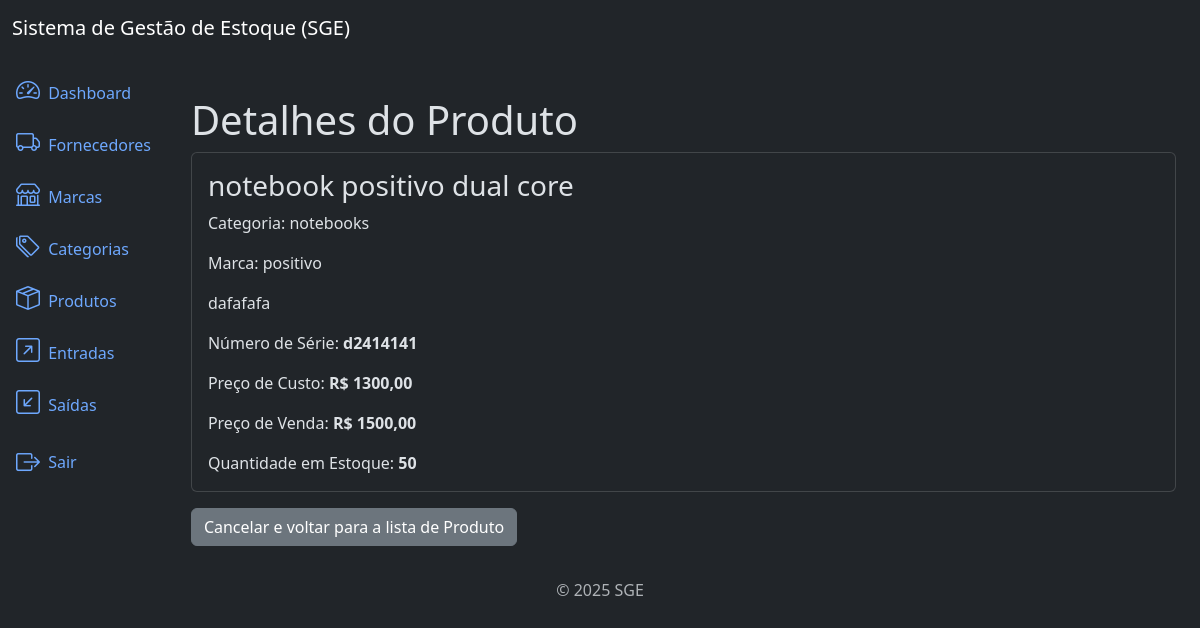
Screenshot of /products/3/detail/ (signed in) with the database file from the repository.
### products/models.py (models this page shows, shortened)
class Product (models.Model):
    title = models.CharField(max_length=500)
    category = models.ForeignKey(Category, on_delete=models.PROTECT, related_name='products')
    brand = models.ForeignKey(Brand, on_delete=models.PROTECT, related_name='products')
    description = models.TextField(null=True, blank=True)
    serie_number = models.CharField(max_length=200, null=True, blank=True)
    cost_price = models.DecimalField(max_digits=20, decimal_places=2)
    selling_price = models.DecimalField(max_digits=20, decimal_places=2)
    quantity = models.IntegerField(default=0)
    created_at = models.DateTimeField(auto_now_add=True)
    updated_at = models.DateTimeField(auto_now=True)
    class Meta:
         ordering = ['title']

### categories/models.py (models this page shows)
class Category(models.Model):
    name = models.CharField(max_length=500)
    description = models.TextField(null=True, blank=True)
    created_at = models.DateTimeField(auto_now_add=True)
    updated_at =  models.DateTimeField(auto_now=True)
    class Meta:
        ordering = ['name']
    def __str__(self):
        return self.name

### brands/models.py (models this page shows)
class Brand(models.Model):
    name = models.CharField(max_length=500)
    description = models.TextField(null=True, blank=True)
    created_at = models.DateTimeField(auto_now_add=True)
    updated_at =  models.DateTimeField(auto_now=True)
    class Meta:
        ordering = ['name','id']
    def __str__(self):
        return self.name

### products/views.py (the view)
# urls.py: path('products/<int:pk>/detail/', views.ProductDetailView.as_view(), name='product_detail'),
class ProductDetailView(LoginRequiredMixin, PermissionRequiredMixin,DetailView):
    model = models.Product
    template_name = 'product_detail.html'
    permission_required = 'products.view_product'

### products/templates/product_detail.html
{% extends 'base.html'%}
{% block content %}
<div class="'container mt-4">
    <h3 class="display-6"> Detalhes do Produto</h3>
    <div class="card">
        <div class="card-body">
            <h3 class="card-title">{{ object.title }}</h3>
            <p class="card-text">Categoria: {{ object.category }}</p>
            <p class="card-text">Marca: {{ object.brand }}</p>
            <p class="card-text">{{ object.description }}</p>
            <p class="card-text">Número de Série: <strong>{{ object.serie_number }}</strong></p>
            <p class="card-text">Preço de Custo: <strong>R$ {{ object.cost_price }}</strong></p>
            <p class="card-text">Preço de Venda: <strong>R$ {{ object.selling_price }}</strong></p>
            <p class="card-text">Quantidade em Estoque: <strong>{{ object.quantity }}</strong></p>
        </div>
    </div>
    <a href="{% url 'product_list' %}" class="btn btn-secondary mt-3">Cancelar e voltar para a lista de Produto</a>
</div>
{% endblock %}

### rows the page displays
Product: title "notebook positivo dual core", category "notebooks", brand "positivo", description "dafafafa", serie_number "d2414141", cost_price "1300,00", selling_price "1500,00", quantity "50"
